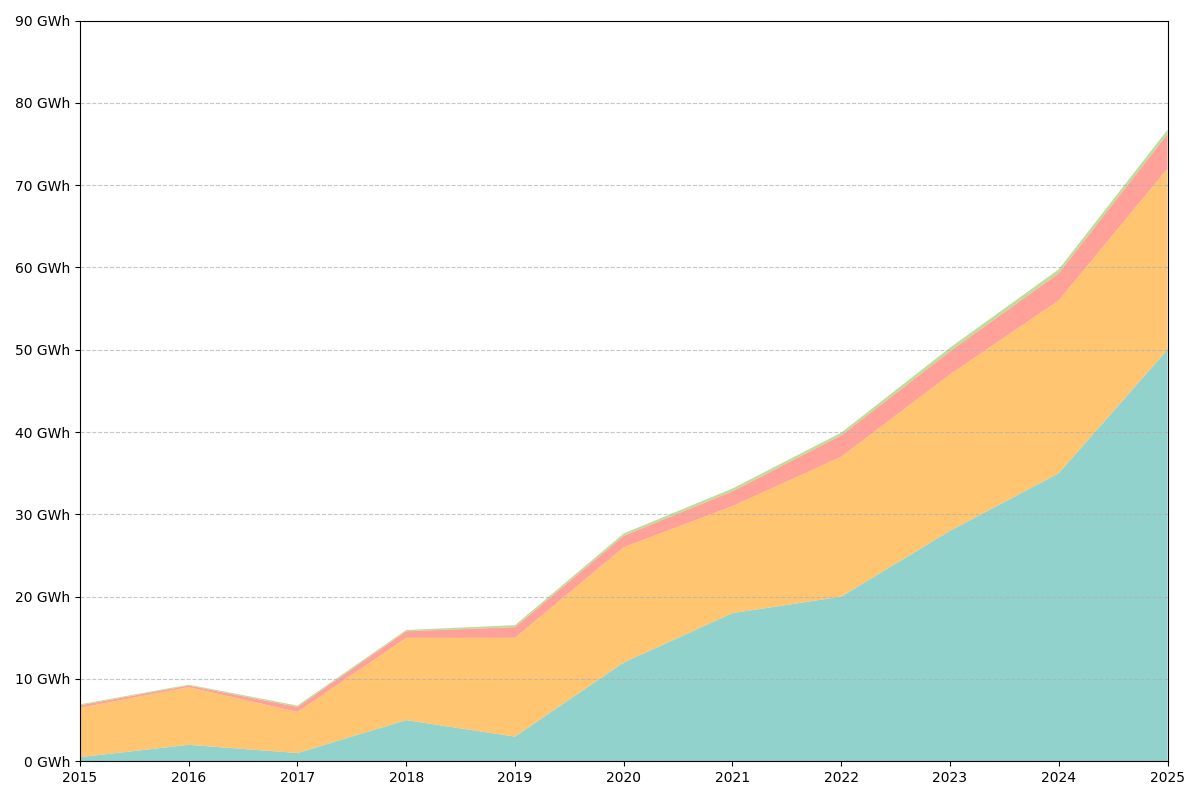

Recreate this plot in Python.
import matplotlib.pyplot as plt
import numpy as np

years = np.arange(2015, 2026)

batteries = [0.5, 2, 1, 5, 3, 12, 18, 20, 28, 35, 50]
pumped_storage = [6, 7, 5, 10, 12, 14, 13, 17, 19, 21, 22]
compressed_air = [0.3, 0.2, 0.6, 0.8, 1.3, 1.4, 1.8, 2.6, 2.8, 3.3, 4.2]
flywheels = [0.12, 0.11, 0.17, 0.15, 0.24, 0.28, 0.34, 0.33, 0.45, 0.47, 0.52]

storage_data = np.array([batteries, pumped_storage, compressed_air, flywheels])

colors = ['#76C7C0', '#FFB74D', '#FF8A80', '#AED581']

fig, ax = plt.subplots(figsize=(12, 8))
ax.stackplot(years, storage_data, colors=colors, alpha=0.8)

ax.set_xlim(years[0], years[-1])
ax.set_ylim(0, 90)
ax.set_xticks(years)
ax.yaxis.set_major_formatter(plt.FuncFormatter(lambda y, _: f'{int(y)} GWh'))

ax.grid(axis='y', linestyle='--', alpha=0.7)

plt.tight_layout()

plt.show()
